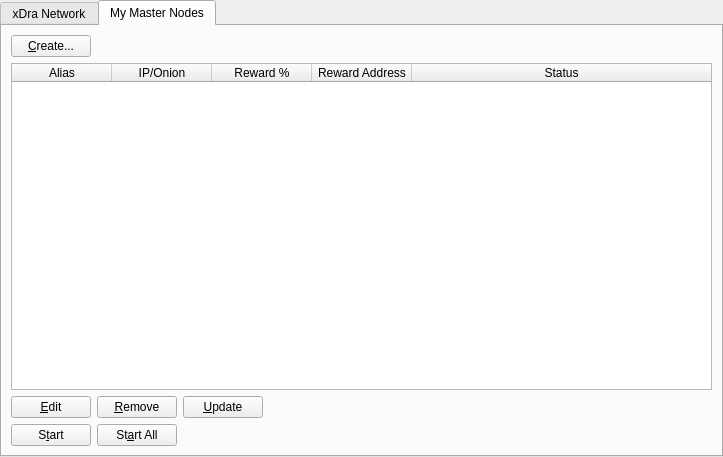
<?xml version="1.0" encoding="UTF-8"?>
<ui version="4.0">
 <class>MasternodeManager</class>
 <widget class="QWidget" name="MasternodeManager">
  <property name="geometry">
   <rect>
    <x>0</x>
    <y>0</y>
    <width>723</width>
    <height>457</height>
   </rect>
  </property>
  <property name="windowTitle">
   <string>Form</string>
  </property>
  <layout class="QVBoxLayout" name="topLayout">
   <property name="leftMargin">
    <number>0</number>
   </property>
   <property name="topMargin">
    <number>0</number>
   </property>
   <property name="rightMargin">
    <number>0</number>
   </property>
   <property name="bottomMargin">
    <number>0</number>
   </property>
   <item>
    <layout class="QVBoxLayout" name="verticalLayout">
     <property name="bottomMargin">
      <number>0</number>
     </property>
     <item>
      <widget class="QTabWidget" name="tabWidget">
       <property name="currentIndex">
        <number>1</number>
       </property>
       <widget class="QWidget" name="tab">
        <attribute name="title">
         <string>xDra Network</string>
        </attribute>
        <layout class="QGridLayout" name="gridLayout">
         <item row="1" column="0">
          <widget class="QTableWidget" name="tableWidgetMasternodes">
           <property name="editTriggers">
            <set>QAbstractItemView::NoEditTriggers</set>
           </property>
           <property name="alternatingRowColors">
            <bool>true</bool>
           </property>
           <property name="selectionBehavior">
            <enum>QAbstractItemView::SelectRows</enum>
           </property>
           <property name="sortingEnabled">
            <bool>true</bool>
           </property>
           <attribute name="horizontalHeaderStretchLastSection">
            <bool>true</bool>
           </attribute>
           <column>
            <property name="text">
             <string>Address</string>
            </property>
           </column>
           <column>
            <property name="text">
             <string>Protocol</string>
            </property>
           </column>
           <column>
            <property name="text">
             <string>Active</string>
            </property>
           </column>
           <column>
            <property name="text">
             <string>Active (secs)</string>
            </property>
           </column>
           <column>
            <property name="text">
             <string>Last Seen</string>
            </property>
           </column>
           <column>
            <property name="text">
             <string>Pubkey</string>
            </property>
           </column>
          </widget>
         </item>
         <item row="0" column="0">
          <layout class="QHBoxLayout" name="horizontalLayout_3">
           <property name="bottomMargin">
            <number>0</number>
           </property>
           <item>
            <widget class="QLabel" name="label_2">
             <property name="text">
              <string>xDra Node Count:</string>
             </property>
            </widget>
           </item>
           <item>
            <widget class="QLabel" name="countLabel">
             <property name="text">
              <string>0</string>
             </property>
            </widget>
           </item>
           <item>
            <spacer name="horizontalSpacer_3">
             <property name="orientation">
              <enum>Qt::Horizontal</enum>
             </property>
             <property name="sizeHint" stdset="0">
              <size>
               <width>40</width>
               <height>20</height>
              </size>
             </property>
            </spacer>
           </item>
          </layout>
         </item>
        </layout>
       </widget>
       <widget class="QWidget" name="tab_2">
        <attribute name="title">
         <string>My Master Nodes</string>
        </attribute>
        <layout class="QGridLayout" name="gridLayout_2">
         <item row="0" column="0">
          <layout class="QVBoxLayout" name="verticalLayout_2">
           <property name="bottomMargin">
            <number>0</number>
           </property>
           <item>
            <layout class="QHBoxLayout" name="horizontalLayout">
             <item>
              <widget class="QPushButton" name="createButton">
               <property name="text">
                <string>&amp;Create...</string>
               </property>
              </widget>
             </item>
             <item>
              <spacer name="horizontalSpacer">
               <property name="orientation">
                <enum>Qt::Horizontal</enum>
               </property>
               <property name="sizeHint" stdset="0">
                <size>
                 <width>40</width>
                 <height>20</height>
                </size>
               </property>
              </spacer>
             </item>
            </layout>
           </item>
           <item>
            <widget class="QTableWidget" name="tableWidget_2">
             <property name="minimumSize">
              <size>
               <width>695</width>
               <height>0</height>
              </size>
             </property>
             <property name="editTriggers">
              <set>QAbstractItemView::NoEditTriggers</set>
             </property>
             <property name="alternatingRowColors">
              <bool>true</bool>
             </property>
             <property name="selectionMode">
              <enum>QAbstractItemView::SingleSelection</enum>
             </property>
             <property name="selectionBehavior">
              <enum>QAbstractItemView::SelectRows</enum>
             </property>
             <attribute name="horizontalHeaderStretchLastSection">
              <bool>true</bool>
             </attribute>
             <column>
              <property name="text">
               <string>Alias</string>
              </property>
             </column>
             <column>
              <property name="text">
               <string>IP/Onion</string>
              </property>
             </column>
             <column>
              <property name="text">
               <string>Reward %</string>
              </property>
             </column>
             <column>
              <property name="text">
               <string>Reward Address</string>
              </property>
             </column>
             <column>
              <property name="text">
               <string>Status</string>
              </property>
             </column>
            </widget>
           </item>
           <item>
            <layout class="QHBoxLayout" name="horizontalLayout_2">
             <property name="bottomMargin">
              <number>0</number>
             </property>
             <item>
              <widget class="QPushButton" name="editButton">
               <property name="text">
                <string>&amp;Edit</string>
               </property>
              </widget>
             </item>
             <item>
              <widget class="QPushButton" name="removeButton">
               <property name="text">
                <string>&amp;Remove</string>
               </property>
              </widget>
             </item>
             <item>
              <widget class="QPushButton" name="UpdateButton">
               <property name="text">
                <string>&amp;Update</string>
               </property>
              </widget>
             </item>
             <item>
              <spacer name="horizontalSpacer_2">
               <property name="orientation">
                <enum>Qt::Horizontal</enum>
               </property>
               <property name="sizeHint" stdset="0">
                <size>
                 <width>40</width>
                 <height>20</height>
                </size>
               </property>
              </spacer>
             </item>
            </layout>
           </item>
           <item>
            <layout class="QHBoxLayout" name="horizontalLayout_4">
             <property name="bottomMargin">
              <number>0</number>
             </property>
            </layout>
           </item>
           <item>
            <layout class="QHBoxLayout" name="horizontalLayout_5">
             <property name="bottomMargin">
              <number>0</number>
             </property>
             <item>
              <widget class="QPushButton" name="startButton">
               <property name="text">
                <string>S&amp;tart</string>
               </property>
              </widget>
             </item>
             <item>
              <widget class="QPushButton" name="startAllButton">
               <property name="text">
                <string>St&amp;art All</string>
               </property>
              </widget>
             </item>
             <item>
              <spacer name="horizontalSpacer_5">
               <property name="orientation">
                <enum>Qt::Horizontal</enum>
               </property>
               <property name="sizeHint" stdset="0">
                <size>
                 <width>40</width>
                 <height>20</height>
                </size>
               </property>
              </spacer>
             </item>
            </layout>
           </item>
          </layout>
         </item>
        </layout>
       </widget>
      </widget>
     </item>
    </layout>
   </item>
  </layout>
 </widget>
 <resources/>
 <connections/>
</ui>
